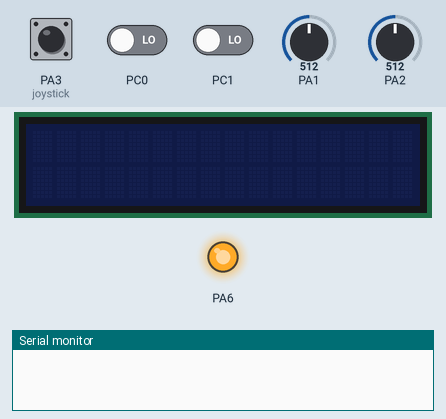
Bench run of a program on a simulated ATmega644, built with avr-gcc and emulated at 8 MHz. Parts: 16×2 character LCD, output pins drawn as LEDs (lit = HIGH), the last lines printed to the serial monitor. Wiring (inferred from the signals the program sends): character LCD (HD44780): RS PC2; R/W PC3; E PA7; data PC4, PC5, PC6, PC7. The inputs (shaded band) are chosen by the test bench; at power-on: PA1 = 512, PA2 = 512, PA3 (joystick) HIGH, PC0 LOW, PC1 LOW. Pins used as bus, display or sensor lines are not drawn.

Above: at 0.1 s.
At 3.8 s:
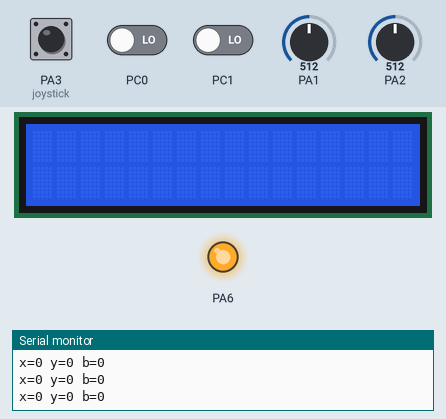
3.9 s: PA1 set to 0
6.9 s: PA2 set to 0
Timing chart, 0 to 9.9 s (numbered marks = the images above; inputs shaded):
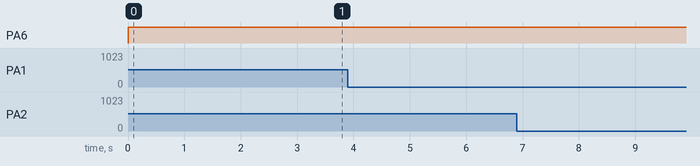

The program:

main.c
```c
#include <util/delay.h>
#include <stdio.h>
#include <stdbool.h>
#include <avr/interrupt.h>

#include "utils.h"
#include "joystick.h"
#include "uart.h"
#include "lcd.h"

//gestion commande d'envoie par wifi au robot
void tx_commandes_wifi(int8_t x, int8_t y, uint8_t bouton) {
    char cmd_wifi[40];

    // Enregistrement valeurs joystick dans tableau commande wifi (\n = separateur)
    snprintf(cmd_wifi, sizeof(cmd_wifi), "x=%d y=%d b=%d\n", x, y, bouton);

    // Message dans buffer FIFO pour envoi wifi a robot
    uart0_put_string(cmd_wifi);
}


int main(void) {

    // Force broche RESET (PA6) ESP8266 à 1 pour stable connection
    DDRA = set_bit(DDRA, PA6);
    PORTA = set_bit(PORTA, PA6);

    // Délai de 3 secondes initialisation
    _delay_ms(3000);

    uart0_init();
    joystick_init();
    lcd_init();

    // Activation interruptions globales
    sei();

    while(1) {
        // Lecture axes joystick (-100.0 à 100.0)
        int8_t axe_y = (int8_t)joystick_get_vertical();
        int8_t axe_x = (int8_t)joystick_get_horizontal();

        // Capture click avec front montant
        bool clic = joystick_get_click();
        uint8_t etat_bouton = clic ? 1 : 0;

        // Envoie commandes au robot
        tx_commandes_wifi(axe_x, axe_y, etat_bouton);

        // Délai pour pas deborder buffer réception (150 caractères max) du robot
        _delay_ms(50);
    }

    return 0;
}
```

fifo.c
```c
/******************************************************************************
Includes
******************************************************************************/

#include "fifo.h"

#include <math.h>

/******************************************************************************
Global functions
******************************************************************************/

// Init _______________________________________________________________________

void fifo_init(fifo_s* fifo, void* ptr_buffer, uint8_t buffer_length, uint8_t item_size) {

    fifo->ptr = ptr_buffer;
    fifo->length = buffer_length;
    fifo->item_size = item_size;
    fifo->in_offset = 0;
    fifo->out_offset = 0;
    fifo->is_empty = true;
    fifo->is_full = false;
}

void fifo_init_uint8(fifo_s* fifo, uint8_t* ptr_buffer, uint8_t buffer_length) {

    fifo_init(fifo, ptr_buffer, buffer_length, sizeof(uint8_t));
}

void fifo_init_float(fifo_s* fifo, float* ptr_buffer, uint8_t buffer_length) {

    fifo_init(fifo, ptr_buffer, buffer_length, sizeof(float));
}

// Push _______________________________________________________________________

void fifo_push(fifo_s* fifo, void* ptr_value_in) {

    // Si le buffer est plein il n'est pas question de rien "pusher"
    if (fifo->is_full) {
        return;
    }

    // Pour tous les bytes pointés par ptr_value
    for (uint8_t i = 0; i < fifo->item_size; i++) {

        uint8_t byte = *((uint8_t*)ptr_value_in + i);
        ((uint8_t*)fifo->ptr)[fifo->in_offset * fifo->item_size + i] = byte;
    }

    fifo->is_empty = false;

    // On incrémente le offset d'entrée
    fifo->in_offset++;

    // Si on est rendu à la fin du rolling buffer, on recommence à écrire au début
    if (fifo->in_offset >= fifo->length) {
        fifo->in_offset = 0;
    }

    // si l'index d'entrée rattrape celui de sortie c'est que le buffer est plein
    if (fifo->in_offset == fifo->out_offset) {
        fifo->is_full = true;
    }
}

void fifo_push_uint8(fifo_s* fifo, uint8_t value) {
    fifo_push(fifo, &value);
}

void fifo_push_float(fifo_s* fifo, float value) {
    fifo_push(fifo, &value);
}

// Pop ________________________________________________________________________

void fifo_pop(fifo_s* fifo, void* ptr_value_out) {

    // Si le buffer est vide, il n'est pas question de rien "pop"
    if (fifo->is_empty) {
        return; // Dans le cas où la fonction échoue, le pointeur restera inchangé
    }

    // Pour tous les bytes pointés par ptr_value
    for (uint8_t i = 0; i < fifo->item_size; i++) {

        uint8_t byte = ((uint8_t*)fifo->ptr)[fifo->out_offset * fifo->item_size + i];
        *((uint8_t*)ptr_value_out + i) = byte;
    }

    fifo->is_full = false;

    // On incrémente le offset de sortie
    fifo->out_offset++;

    // Si on vient de "pop" le dernier item du buffer, on recommence au début
    if (fifo->out_offset >= fifo->length) {
        fifo->out_offset = 0;
    }

    // si l'index de sortie rattrape celui d'entrée c'est que le buffer est vide
    if (fifo->out_offset == fifo->in_offset) {
        fifo->is_empty = true;
    }
}

uint8_t fifo_pop_uint8(fifo_s* fifo) {

    uint8_t value = 0; // Dans le cas où la fonction échoue, c'est la valeur par défaut qui sera retournée
    fifo_pop(fifo, &value);
    return value;
}

float fifo_pop_float(fifo_s* fifo) {

    float value = NAN; // Dans le cas où la fonction échoue, c'est la valeur par défaut qui sera retournée
    fifo_pop(fifo, &value);
    return value;
}

void fifo_peek(fifo_s* fifo, int16_t index, void* ptr_value_out) {

    // Si le buffer est vide il n'est pas question de rien "peek"
    if (fifo->is_empty) {
        return; // ptr_value_out reste inchangé
    }

    int16_t buffer_offset = 0;

    if (index >= 0) { // Si on demande de "peek" à partir du premier item

        if (index > fifo_get_nb_item(fifo) - 1) { // Si on demande l'impossible
            return;                               // ptr_value_out reste inchangé
        }

        buffer_offset = fifo->out_offset + index;

        if (buffer_offset >= fifo->length) { // Si on dépasse la longueur du buffer
            buffer_offset -= fifo->length;
        }
    }

    else { // Si on demande de "peek" à partir du dernier item

        if (index < -fifo_get_nb_item(fifo)) { // Si on demande l'impossible
            return;                            // ptr_value_out reste inchangé
        }

        buffer_offset = fifo->in_offset + index; // Ici index est forcément négatif donc c'est une soustraction

        if (buffer_offset < 0) { // Si on dépasse la longueur du buffer
            buffer_offset += fifo->length;
        }
    }

    // Pour tous les bytes pointés par ptr_value
    for (uint8_t i = 0; i < fifo->item_size; i++) {

        uint8_t byte = ((uint8_t*)fifo->ptr)[buffer_offset * fifo->item_size + i];
        *((uint8_t*)ptr_value_out + i) = byte;
    }
}

uint8_t fifo_peek_uint8(fifo_s* fifo, int16_t index) {

    uint8_t value = 0; // Dans le cas où la fonction échoue, c'est la valeur par défaut qui sera retournée
    fifo_peek(fifo, index, &value);
    return value;
}

float fifo_peek_float(fifo_s* fifo, int16_t index) {

    float value = NAN; // Dans le cas où la fonction échoue, c'est la valeur par défaut qui sera retournée
    fifo_peek(fifo, index, &value);
    return value;
}


float fifo_average_float(fifo_s* fifo) {

    if (fifo->is_empty) { // Si le fifo est vide
        return NAN;       // Il n'y a aucune moyenne à faire ici
    }

    float average;

    float sum = 0;
    uint8_t nb_item = 0;
    uint8_t buffer_offset = fifo->out_offset;
	bool loop = true;

    while (loop) { // On ne peut pas mettre la condition ici parce quand le fifo est plein elle est fausse en partant

        sum += ((float*)fifo->ptr)[buffer_offset];
        nb_item++;

        buffer_offset++;

        if (buffer_offset >= fifo->length) { // Si on dépasse la longueur du buffer
            buffer_offset = 0;               // On recommence au début
        }

		if(buffer_offset == fifo->in_offset){	// si on n'a pas rattrapé le dernier item
			loop = false;
		}
    }

    average = sum / nb_item;

    return average;
}

uint8_t fifo_get_nb_item(fifo_s* fifo) {

	if(fifo->is_full){
		return 	fifo->length;
	}
    else if (fifo->in_offset >= fifo->out_offset) {
        return fifo->in_offset - fifo->out_offset;
    }
	else{
        return fifo->length - fifo->out_offset + fifo->in_offset;
    }
}

void fifo_clean(fifo_s* fifo) {

    fifo->in_offset = fifo->out_offset; // C'est un peu cheap de faire ça plutôt que remettre les deux à 0, mais c'est une ligne de code de moins
    fifo->is_full = false;
    fifo->is_empty = true;
}

bool fifo_is_empty(fifo_s* fifo) {
    return fifo->is_empty;
}

bool fifo_is_full(fifo_s* fifo) {
    return fifo->is_full;
}
```

fifo.h
```c
#ifndef FIFO_H_INCLUDED
#define FIFO_H_INCLUDED

/******************************************************************************
Includes
******************************************************************************/

#include "utils.h"


/******************************************************************************
Defines et typedef
******************************************************************************/

typedef struct{

    void*		ptr;
    uint8_t     length;
	uint8_t		item_size;
    uint8_t     in_offset;
    uint8_t     out_offset;
    bool        is_empty;
    bool        is_full;
} fifo_s;


/******************************************************************************
Prototypes
******************************************************************************/

/**
    \brief Fait l'initialisation de la structure pour le FIFO
	\param fifo Un pointeur sur une structure FIFO vide
	\param ptr_buffer Un pointeur sur un tableau de bytes
	\param buffer_length La grosseur du tableau de bytes
*/
void fifo_init(fifo_s* fifo, void* ptr_buffer, uint8_t buffer_length, uint8_t item_size);
void fifo_init_uint8(fifo_s* fifo, uint8_t* ptr_buffer, uint8_t buffer_length);
void fifo_init_float(fifo_s* fifo, float* ptr_buffer, uint8_t buffer_length);

void fifo_push(fifo_s* fifo, void* ptr_value_in);
void fifo_push_uint8(fifo_s* fifo, uint8_t value);
void fifo_push_float(fifo_s* fifo, float value);

void fifo_pop(fifo_s* fifo, void* ptr_value_out);
uint8_t fifo_pop_uint8(fifo_s* fifo);
float fifo_pop_float(fifo_s* fifo);

void fifo_peek(fifo_s* fifo, int16_t index, void* ptr_value_out);
uint8_t fifo_peek_uint8(fifo_s* fifo, int16_t index);
float fifo_peek_float(fifo_s* fifo, int16_t index);

float fifo_average_float(fifo_s* fifo);

uint8_t fifo_get_nb_item(fifo_s* fifo);

void fifo_clean(fifo_s* fifo);

/**
    \return true s'il est vide, false s'il contient 1 byte ou plus
*/
bool fifo_is_empty(fifo_s* fifo);
bool fifo_is_full(fifo_s* fifo);


#endif // FIFO_H_INCLUDED
```

imu.h
```c
#ifndef IMU_H_INCLUDED
#define IMU_H_INCLUDED

#include "utils.h"

typedef enum {

	ACCELERATION_RANGE_2G = 0,
	ACCELERATION_RANGE_4G = 1,
	ACCELERATION_RANGE_8G = 2,	// Défaut
	ACCELERATION_RANGE_16G = 3,

}imu_accelerometer_range_e;

typedef enum {

	GYROSCOPE_RANGE_2000DPS = 0,	// Défaut
	GYROSCOPE_RANGE_1000DPS = 1,
	GYROSCOPE_RANGE_500DPS = 2,
	GYROSCOPE_RANGE_250DPS = 3,
	GYROSCOPE_RANGE_125DPS = 4,

}imu_gyroscope_range_e;

typedef enum {

	// DATA_RATE_12HZ,	// Incompatible avec le gyroscope
	DATA_RATE_25HZ	= 0x06,
	DATA_RATE_50HZ	= 0x07,
	DATA_RATE_100HZ	= 0x08,
	DATA_RATE_200HZ	= 0x09,
	DATA_RATE_400HZ = 0x0A,
	DATA_RATE_800HZ = 0x0B,
	DATA_RATE_1K6HZ	= 0x0C,
	// DATA_RATE_3K2HZ,	// Incompatible avec l'accéléromètre
	// DATA_RATE_6K4HZ,	// Incompatible avec l'accéléromètre

}imu_data_rate_e;


typedef enum {

	ERROR_NO_ERROR = 0,					// Aucune erreur
	ERROR_INITIAL_COMMUNICATION,		// Erreur de communication avec le IMU (probablement mal branché)
	ERROR_INVALID_CHIP_ID,				// Le CHIP ID n'est pas 0x24 (WTF)
	ERROR_ONGOING_COMMUNICATION,
	ERROR_INIT_TIMEOUT_BUSTED,
	ERROR_ACCELEROMETER_CONFIG_FAILED,	// Erreur de communication avec le IMU pour établir configurer l'accéléromètre
	ERROR_GYROSCOPE_CONFIG_FAILED,		// Erreur de communication avec le IMU pour établir la plage du gyroscope
	ERROR_INTERRUPT_CONFIG_FAILED,		// Erreur de communication avec le IMU pour activer l'interrupt
	ERROR_READ_STATUS_FAILED,			// Erreur de communication avec le IMU pour lire le status
	ERROR_READ_DATA_FAILED,				// Erreur de communication avec le IMU pour lire les valeurs de l'accéléromètre et du gyroscope
	ERROR_DATA_READY_TIMEOUT_BUSTED,
	ERROR_DATA_IS_INVALID,

}imu_error_e;


bool imu_init(void);

bool imu_set_accelerometer_config(imu_data_rate_e data_rate, imu_accelerometer_range_e accelerometer_range);
bool imu_set_gyroscope_config(imu_data_rate_e data_rate, imu_gyroscope_range_e gyroscope_range);

bool imu_set_data_ready_interrupt(bool interrupt_enabled);

bool imu_is_new_data_ready(void);

bool imu_refresh(void);

int16_t imu_get_acceleration_x(void);
int16_t imu_get_acceleration_y(void);
int16_t imu_get_acceleration_z(void);
int16_t imu_get_angular_velocity_x(void);
int16_t imu_get_angular_velocity_y(void);
int16_t imu_get_angular_velocity_z(void);

imu_error_e imu_get_last_error(void);

#endif /* IMU_H_INCLUDED */
```

joystick.c
```c
// Inclusions _________________________________________________________________


#include "joystick.h"
#include "utils.h"
#include <avr/io.h>


// Définition de fonctions publiques __________________________________________

void adc_init(void){


	// Désactivation des fonctions numériques des broches du port A qui servent d'entrées analogiques
	DIDR0=set_bit(DIDR0, ADC1D);
	DIDR0=set_bit(DIDR0, ADC2D);
	// Configuration en entrée des broches du port A qui servent d'entrées analogiques
	DDRA=clear_bit(DDRA,PA1);
	DDRA=clear_bit(DDRA,PA2);
	// Sélection de la référence de tension: la tension d'alimentation
	ADMUX=set_bit(ADMUX,REFS0);
	ADMUX=clear_bit(ADMUX,REFS1);
	// Choix de format du résultat de conversion: shift à droite pour une conversion entre 0 et 1023
	ADMUX=clear_bit(ADMUX,ADLAR);
	// Choix du facteur de division de l'horloge
	ADCSRA=set_bit(ADCSRA,ADPS2);
	ADCSRA=set_bit(ADCSRA,ADPS1);
	ADCSRA=clear_bit(ADCSRA,ADPS0);
	// Activation le CAN
	ADCSRA=set_bit(ADCSRA,ADEN);
}

uint16_t adc_read(uint8_t channel){

	// Sélection de la broche d'entrée à convertir (selon la valeur passée en paramètre)
	ADMUX = write_bits(ADMUX, 0b00011111, channel);
	// Démarrage d'une conversion
	ADCSRA=set_bit(ADCSRA, ADSC);
	// Attente de la fin de conversion
	while(read_bit(ADCSRA, ADSC)) {

	}
	// Lecture et renvoi du résultat qui est stocké dans le registre ADC
	uint16_t result = ADC;
	// RAPPEL : La fonction retourne une valeur d'ADC entre 0 et 1023

	// (Le return 0 est placé ici temporairement pour permettre au code de compiler correctement. Vous devez modifier cette ligne.)
	return result;
}


void joystick_init(void){

	// Initialisation de l'ADC pour faire la lecture de la position verticale et horizontale du joystick
	adc_init();

	// Configuration de la broche du bouton (click) du joystick en entrée
	DDRA=clear_bit(DDRA, PA3);

	// Activation la pull-up du bouton (click) du joystick
	PORTA=set_bit(PORTA, PA3);
}

float joystick_get_vertical(void){

	uint16_t valeur_vert;

	// Lecture du canal 1
	valeur_vert=adc_read(1);

	// Convertir 0-1023 (10 bits) vers un float entre -100.0 et 100.0
	float valeur_convert_v=(valeur_vert-511.5)*(100.0/511.5);

	return valeur_convert_v;
}

float joystick_get_horizontal(void){

	float valeur_horiz;

	// Lecture du canal 2
	valeur_horiz=adc_read(2);

	// Convertir 0-1023 (10 bits) vers un float entre -100.0 et 100.0
	float valeur_convert_h=(valeur_horiz-511.5)*(100.0/511.5);

	return valeur_convert_h;
}

bool joystick_get_button_state(void){
	uint8_t states=read_bit(PINA, PA3);
	if (states==0) {
		return true;
		} else {
		return false;
	}
}

bool joystick_get_click(void){

	// Ceci est une variable statique qui conserve sa valeur entre les appels à la fonction
	static bool previous_state = false;

	// À chaque fois que la fonction est appelée, on va cherche l'état actuel du bouton
	bool current_state = joystick_get_button_state();

	// On crée une variable pour stocker si le bouton vient d'être enfoncé.
	// Par défaut, on considère que ce n'est pas le cas
	bool click_state = false;

	// Si le bouton n'était pas enfoncé la dernière fois et que maintenant il l'est
	if(!previous_state && current_state){
		click_state = true;
	}

	// On sauvergarde l'état actuel pour le prochain appel avant de quitter la fonction
	previous_state = current_state;

	return click_state;

}
```

pid.h
```c
#ifndef PID_H_INCLUDED
#define PID_H_INCLUDED

// Inclusions _________________________________________________________________

#include "utils.h"


// Déclaration de fonctions publiques _________________________________________

/**
    \brief Fait l'initialisation du module PID
	\return rien
*/
void pid_init(void);

/**
    \brief Change les gains qui sont utilisés pour le calcul du PID
	\param kp le gain propotionnel
	\param ki le gain intégrale
	\param kd le gain dérivé
	\return rien
*/
void pid_set_gains(float kp, float ki, float kd);

/**
    \brief Change le taux de correction de l'angle d'équilibre utilisé pour le calcul du PID
	\param fix_rate le taux de correction en radian par tic
	\return rien

	Avec une fréquence d'échantillionnage de 50 Hz il y a un tic tous les 20 ms. Par exemple. avec
	un fix_rate de 0.04 rad par tic, l'angle d'équilibre pourrait changer jusqu'à 2 rad en une seconde
	ce qui est équivalent à environ 115° en une seconde. Empiriquement, 2 rad en une seconde semble une
	bonne valeur de départ. Par la suite, il est toujours possible de modifier légèrement cette valeur
	pour obtenir des meilleures performances.
*/
void pid_set_fix_rate(float fix_rate);

/**
    \brief Retourne si une bouvelle donnée est prête pour faire un tic de PID
	\return vrai si une nouvelle donnée est prête
*/
bool pid_is_new_data_ready(void);

/**
    \brief Calcule l'angle actuel à partir de l'unité de mesure inertielle
	\return un angle en radians
*/
float pid_get_current_angle(void);

/**
    \brief Retourne la valeur de l'angle déquilibre calculée par le PID
	\return un angle en radians
*/
float pid_get_equilibrium_angle(void);

/**
    \brief Fait un calcul du PID
	\param desired_angle l'angle désiré en radian (typiquement 0 rad)
	\param current_angle l'angle actuel en radian (typiquement celui retourné par pid_get_current_angle)
	\return une valeur qui représente le calcul du PID pour ce tic
*/
float pid_tic(float desired_angle, float current_angle);

/**
    \brief Remet l'état de PID à zéros
	\return rien
*/
void pid_reset(void);


#endif /* PID_H_INCLUDED */
```

Source omitted: imu.c (data table, 65007 bytes), joystick.h (3006 bytes), pid.c (6063 bytes), servo.c (2979 bytes), servo.h (1798 bytes), twi.c (10948 bytes), twi.h (2041 bytes), uart.c (14705 bytes), uart.h (11746 bytes), utils.c (11596 bytes), utils.h (18046 bytes), fifo.c (6834 bytes) and 21 more
